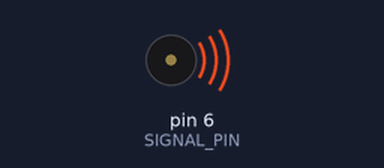
The sketch below on a simulated Arduino Uno, built with avr-gcc and run on an emulated ATmega328P. On the bench: buzzer (waves = sounding).

Above: at 1.05 s.
At 4.19 s:
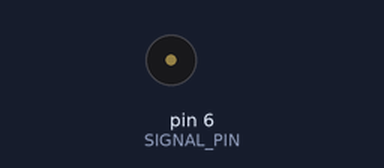
Timing chart, 0 to 7.3 s (numbered marks = the images above):
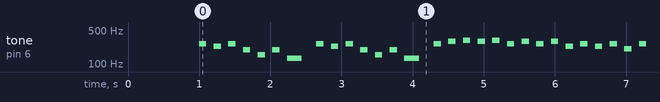

The sketch:

Popcorn.ino
```cpp
/*

  Popcorn

  How to make a piezo buzzer even more annoying? Make it play popcorn!

  For info and circuit diagrams see https://github.com/tardate/LittleArduinoProjects/tree/main/playground/Popcorn

 */

#include "pitches.h"

#define SIGNAL_PIN 6  // pin that the piezo is connected to

// melody definition
// BPM followed by series of note definitions.
// Note definition as paired values: pitch, duration.
// Durations indicated as 4 = quarter note, 8 = eighth note, etc
int melody[] = {
  // beats per minute
  145,
  // note definitions as values: pitch, duration.
  NOTE_C4,  8,
  NOTE_AS3, 8,
  NOTE_C4,  8,
  NOTE_G3,  8,
  NOTE_DS3, 8,
  NOTE_G3,  8,
  NOTE_C3,  4,
  NOTE_C4,  8,
  NOTE_AS3, 8,
  NOTE_C4,  8,
  NOTE_G3,  8,
  NOTE_DS3, 8,
  NOTE_G3,  8,
  NOTE_C3,  4,

  NOTE_C4,  8,
  NOTE_D4,  8,
  NOTE_DS4, 8,
  NOTE_D4,  8,
  NOTE_DS4, 8,
  NOTE_C4,  8,
  NOTE_D4,  8,
  NOTE_C4,  8,
  NOTE_D4,  8,
  NOTE_AS3, 8,
  NOTE_C4,  8,
  NOTE_AS3, 8,
  NOTE_C4,  8,
  NOTE_GS3, 8,
  NOTE_C4,  4
};

void setup() {
  delay(1000);
}

void loop() {
  playMelody();
}

void playMelody() {
  int noteCount = sizeof(melody) / sizeof(int) - 1;
  int bpm = melody[0];

  // iterate over the notes of the melody:
  for (int noteIndex = 0; noteIndex < noteCount; noteIndex+=2) {

    // calculate the note duration based on BPM
    int noteDuration = 60000 * 4.0 / bpm / melody[noteIndex + 2];
    tone(SIGNAL_PIN, melody[noteIndex+1], noteDuration);

    // play with staccato ~ half beat
    delay(noteDuration / 2);
    noTone(SIGNAL_PIN);
    delay(noteDuration / 2);

  }
}
```

pitches.h
```cpp
/*************************************************
 * Public Constants
 *************************************************/

#define NOTE_B0  31
#define NOTE_C1  33
#define NOTE_CS1 35
#define NOTE_D1  37
#define NOTE_DS1 39
#define NOTE_E1  41
#define NOTE_F1  44
#define NOTE_FS1 46
#define NOTE_G1  49
#define NOTE_GS1 52
#define NOTE_A1  55
#define NOTE_AS1 58
#define NOTE_B1  62
#define NOTE_C2  65
#define NOTE_CS2 69
#define NOTE_D2  73
#define NOTE_DS2 78
#define NOTE_E2  82
#define NOTE_F2  87
#define NOTE_FS2 93
#define NOTE_G2  98
#define NOTE_GS2 104
#define NOTE_A2  110
#define NOTE_AS2 117
#define NOTE_B2  123
#define NOTE_C3  131
#define NOTE_CS3 139
#define NOTE_D3  147
#define NOTE_DS3 156
#define NOTE_E3  165
#define NOTE_F3  175
#define NOTE_FS3 185
#define NOTE_G3  196
#define NOTE_GS3 208
#define NOTE_A3  220
#define NOTE_AS3 233
#define NOTE_B3  247
#define NOTE_C4  262
#define NOTE_CS4 277
#define NOTE_D4  294
#define NOTE_DS4 311
#define NOTE_E4  330
#define NOTE_F4  349
#define NOTE_FS4 370
#define NOTE_G4  392
#define NOTE_GS4 415
#define NOTE_A4  440
#define NOTE_AS4 466
#define NOTE_B4  494
#define NOTE_C5  523
#define NOTE_CS5 554
#define NOTE_D5  587
#define NOTE_DS5 622
#define NOTE_E5  659
#define NOTE_F5  698
#define NOTE_FS5 740
#define NOTE_G5  784
#define NOTE_GS5 831
#define NOTE_A5  880
#define NOTE_AS5 932
#define NOTE_B5  988
#define NOTE_C6  1047
#define NOTE_CS6 1109
#define NOTE_D6  1175
#define NOTE_DS6 1245
#define NOTE_E6  1319
#define NOTE_F6  1397
#define NOTE_FS6 1480
#define NOTE_G6  1568
#define NOTE_GS6 1661
#define NOTE_A6  1760
#define NOTE_AS6 1865
#define NOTE_B6  1976
#define NOTE_C7  2093
#define NOTE_CS7 2217
#define NOTE_D7  2349
#define NOTE_DS7 2489
#define NOTE_E7  2637
#define NOTE_F7  2794
#define NOTE_FS7 2960
#define NOTE_G7  3136
#define NOTE_GS7 3322
#define NOTE_A7  3520
#define NOTE_AS7 3729
#define NOTE_B7  3951
#define NOTE_C8  4186
#define NOTE_CS8 4435
#define NOTE_D8  4699
#define NOTE_DS8 4978
```

Measured:
- by itself, tone on pin 6 (SIGNAL_PIN): plays 262 Hz for 0.10 s, 233 Hz for 0.10 s, 262 Hz for 0.10 s, 196 Hz for 0.10 s, 156 Hz for 0.10 s, 196 Hz for 0.10 s … (568 notes in this stretch)
